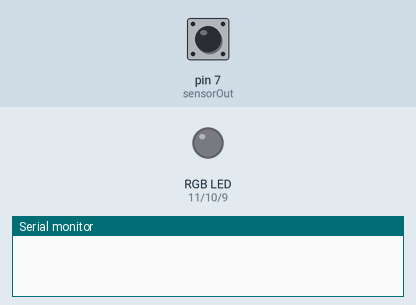
The sketch below on a simulated Arduino Uno, built for the host (arithmetic inside an expression is 32-bit, double 64-bit). Shown: an RGB LED mixed from three pins (HIGH = lit), the last lines printed to the serial monitor. The test bench sets the inputs (shaded band); at power-on: pin 7 (sensorOut) LOW. Dim RGB values are drawn brighter than linear; pins used as bus, display or sensor lines are not drawn.

Above: at 2.2 s.
2.3 s: pin 7 (sensorOut) pulsed HIGH 5 times (0.12 s each, 0.3 s apart)
At 4.6 s:
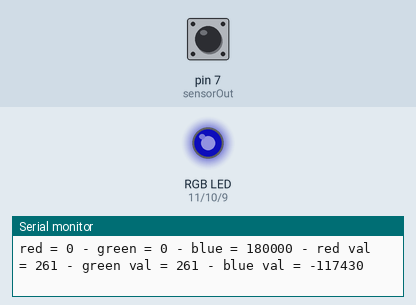
At 7.0 s:
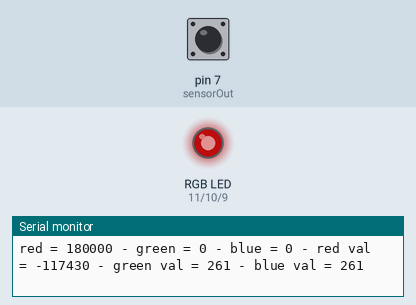
7.2 s: pin 7 (sensorOut) pulsed HIGH 5 times (0.12 s each, 0.3 s apart)
At 10.7 s:
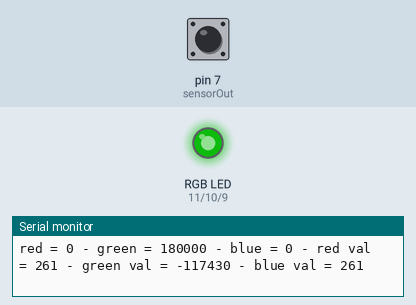
Timing chart, 0 to 15.0 s (numbered marks = the images above; inputs shaded):
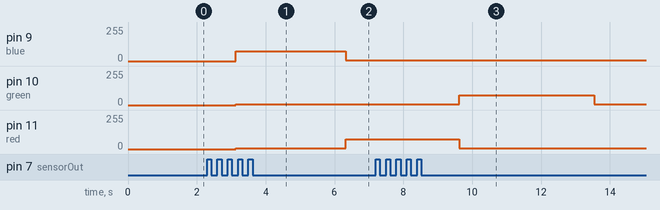

The sketch:

TCS3200.ino
```cpp
#define sensorOut 7
#define S2 6
#define S3 5
#define S0 4
#define S1 2

#define red 11
#define green 10
#define blue 9

#define cal 30

int redPW = 0;
int greenPW = 0;
int bluePW = 0;

int redMin = 400;
int redMax = 10;
int greenMin = 400;
int greenMax = 10;
int blueMin = 400;
int blueMax = 10;

int redVal , greenVal , blueVal;

void setup()
{
  pinMode(S2 , OUTPUT);
  pinMode(S3 , OUTPUT);
  pinMode(S0 , OUTPUT);
  pinMode(S1 , OUTPUT);
  pinMode(sensorOut , INPUT);

  digitalWrite(S0,HIGH);         //scaling to 20%
	digitalWrite(S1,LOW);

  Serial.begin(9600);


}

void loop()
{
  redPW = calcRed();
  delay(200);
  greenPW = calcGreen();
  delay(200);
  bluePW = calcBlue();
  delay(200);

  redVal = map(redPW , redMin , redMax , 0 , 255);
  greenVal = map(greenPW , greenMin , greenMax , 0 , 255);
  blueVal = map(bluePW , blueMin , blueMax , 0 , 255);


  if(redVal > greenVal && redVal > blueVal)
  {
    redVal = redVal + cal;
    greenVal = greenVal - cal;
    blueVal = blueVal - cal;
    if(redVal > 255)
    {
      redVal = 255;
    }
  }
  else if(greenVal > redVal && greenVal > blueVal)
  {
    redVal = redVal - cal;
    greenVal = greenVal + cal;
    blueVal = blueVal - cal;
    if(greenVal > 255)
    {
      greenVal = 255;
    }
  }
  else if(blueVal > greenVal && blueVal > redVal)
  {
    redVal = redVal - cal;
    greenVal = greenVal - cal;
    blueVal = blueVal + cal;
    if(blueVal > 255)
    {
      blueVal = 255;
    }
  }

  Serial.print("red = ");
  Serial.print(redPW);
  Serial.print(" - green = ");
  Serial.print(greenPW);
  Serial.print(" - blue = ");
  Serial.print(bluePW);

  Serial.print(" - red val = ");
  Serial.print(redVal);
  Serial.print(" - green val = ");
  Serial.print(greenVal);
  Serial.print(" - blue val = ");
  Serial.println(blueVal);

  analogWrite(red , redVal);
  analogWrite(green , greenVal);
  analogWrite(blue , blueVal);

}


int calcRed()
{
  digitalWrite(S2,LOW);
	digitalWrite(S3,LOW);
  delay(100);

  return pulseIn(sensorOut , LOW);
}

int calcGreen()
{
  digitalWrite(S2,HIGH);
	digitalWrite(S3,HIGH);
  delay(100);

  return pulseIn(sensorOut , LOW);
}

int calcBlue()
{
  digitalWrite(S2,LOW);
	digitalWrite(S3,HIGH);
  delay(100);

  return pulseIn(sensorOut , LOW);
}
```

Measured:
- after the input at 2.3 s, pin 9 (blue): 0/255 → 74/255 after 0.83 s, → 5/255 3.2 s later; pin 10 (green), pin 11 (red): 0/255 → 5/255 after 0.83 s instead of 1.6 s
- after the input at 7.2 s, pin 10 (green): 5/255 → 74/255 after 2.4 s, → 5/255 3.9 s later; pin 11 (red): 74/255 → 5/255 after 2.4 s instead of 3.0 s
